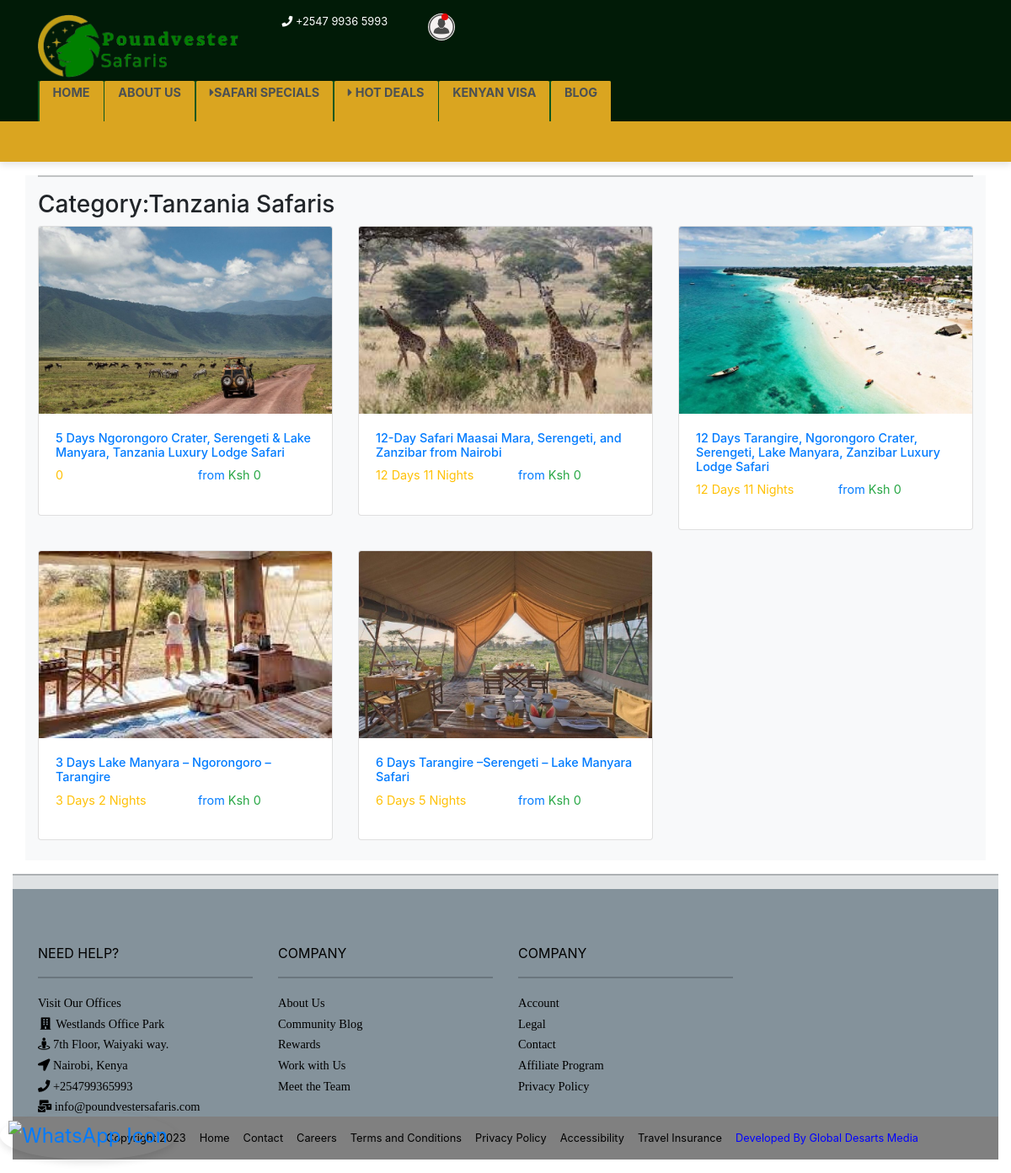
The app's page /tanzania_safaris with its own data.
### base/models.py (models this page shows, shortened)
class TourCategory(models.Model):
    name=models.CharField(max_length=100)
    duration=models.CharField(max_length=100)
    cost=models.CharField(max_length=100)
    description=models.TextField()
    inclusives=models.TextField(blank=True,null=True)
    exclusives=models.TextField(blank=True,null=True)
    tour_location=models.CharField(max_length=100,null=True,blank=True)
    destination=models.CharField(max_length=100,null=True,blank=True)
    country=models.ForeignKey(CountrySafari,on_delete=models.DO_NOTHING,blank=True,null=True)
    image=models.ImageField(upload_to="tour_images",blank=True,null=True)
    highlights=models.TextField(blank=True,null=True)
    groupSize=models.CharField(max_length=100,blank=True,null=True)
    languages=models.CharField(max_length=50,default="English")

### base/views.py (the view)
# urls.py: path("tanzania_safaris",views.tanzaniasafari,name="tanzania_safaris"),
def tanzaniasafari(request):
    tanzania_safari = models.TourCategory.objects.filter(country=3)
    safari_count = range(0, 6)
    return render(request, "base/tanzania_safaris.html", context={
        "safari_count": safari_count,
        "tours": tanzania_safari
    })

### base/templates/base/tanzania_safaris.html (shortened to what this page needs)
{% extends "base/base.html" %}
{% load static %}
{% block extra_css %}
  <link rel="stylesheet" href="{% static 'styles/safari.css' %}">
{% endblock %}
{% block content %}
<div class="container bg-light trending-tours">
  <hr>
  <h3 >  Category:Tanzania Safaris</h3>
  <div class="row trending-tour-cards">
    {% for tour in tours %}
    <div class="col-lg-4 col-md-6 col-sm-12">
      <a href="{% url 'details' tour.id %}" id="tour-item-link">
      <div class="card trending-tour-card mb-4">
        <img  src="{{tour.image.url}}" class="card-img-top trending-tours-image" alt="Image">
        <div class="card-body">
          <h5 class="" style="font-size: 0.9rem;">{{tour.name}}</h5>
          <div class="row">
            <div class="col">
              <p class="card-text text-warning" style="font-size: 0.9rem;">{{tour.duration}}</p>
            </div>
            <div class="col">
              <p class=""  style="font-size: 0.9rem;">from <span class="text-success">Ksh {{tour.cost}}</span></p>
            </div>
          </div>
        </div>
    </div>
</a>
  </div>
  {% endfor %}
</div>
</div>
{% endblock %}

### base/static/styles/index.css (style rules this page uses)
:root { --main-color: rgb(11, 88, 30); --text-header: goldenrod; --accent-color: #d1d7db; }
body { width: 100vw; }
body { transition: 1s ease-in; }
a { text-decoration: none !important; color: inherit; }

### base/static/styles/media.css (style rules this page uses)
:root { --main-color: rgb(11, 88, 30); --text-header: goldenrod; --accent-color: #d1d7db; }

### records on screen
TourCategory: image (picture), name "5 Days Ngorongoro Crater, Serengeti & Lake Manyara, Tanzania Luxury Lodge Safari", duration "0", cost "0"
TourCategory: image (picture), name "12-Day Safari Maasai Mara, Serengeti, and Zanzibar from Nairobi", duration "12 Days 11 Nights", cost "0"
TourCategory: image (picture), name "12 Days Tarangire, Ngorongoro Crater, Serengeti, Lake Manyara, Zanzibar Luxury Lodge Safari", duration "12 Days 11 Nights", cost "0"
TourCategory: image (picture), name "3 Days Lake Manyara – Ngorongoro – Tarangire", duration "3 Days 2 Nights", cost "0"
TourCategory: image (picture), name "6 Days Tarangire –Serengeti – Lake Manyara Safari", duration "6 Days 5 Nights", cost "0"
